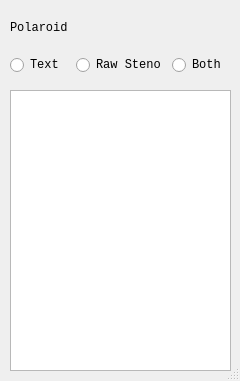
<?xml version="1.0" encoding="UTF-8"?>
<ui version="4.0">
 <class>PloverPolaroid</class>
 <widget class="QDialog" name="PloverPolaroid">
  <property name="geometry">
   <rect>
    <x>0</x>
    <y>0</y>
    <width>240</width>
    <height>381</height>
   </rect>
  </property>
  <property name="sizePolicy">
   <sizepolicy hsizetype="Expanding" vsizetype="Expanding">
    <horstretch>0</horstretch>
    <verstretch>0</verstretch>
   </sizepolicy>
  </property>
  <property name="font">
   <font>
    <family>Monospace</family>
   </font>
  </property>
  <property name="windowTitle">
   <string>Polaroid</string>
  </property>
  <property name="sizeGripEnabled">
   <bool>true</bool>
  </property>
  <widget class="QLabel" name="label">
   <property name="geometry">
    <rect>
     <x>10</x>
     <y>20</y>
     <width>59</width>
     <height>16</height>
    </rect>
   </property>
   <property name="text">
    <string>Polaroid</string>
   </property>
  </widget>
  <widget class="QWidget" name="horizontalLayoutWidget">
   <property name="geometry">
    <rect>
     <x>10</x>
     <y>40</y>
     <width>221</width>
     <height>51</height>
    </rect>
   </property>
   <layout class="QHBoxLayout" name="horizontalLayout">
    <item>
     <widget class="QRadioButton" name="radioButton_2">
      <property name="text">
       <string>Text</string>
      </property>
     </widget>
    </item>
    <item>
     <widget class="QRadioButton" name="radioButton">
      <property name="text">
       <string>Raw Steno</string>
      </property>
     </widget>
    </item>
    <item>
     <widget class="QRadioButton" name="radioButton_3">
      <property name="text">
       <string>Both</string>
      </property>
     </widget>
    </item>
   </layout>
  </widget>
  <widget class="QPlainTextEdit" name="tape">
   <property name="geometry">
    <rect>
     <x>10</x>
     <y>90</y>
     <width>221</width>
     <height>281</height>
    </rect>
   </property>
   <property name="readOnly">
    <bool>true</bool>
   </property>
  </widget>
 </widget>
 <resources>
  <include location="resources/resources.qrc"/>
 </resources>
 <connections/>
 <slots>
  <slot>on_load()</slot>
  <slot>on_reset()</slot>
 </slots>
</ui>
